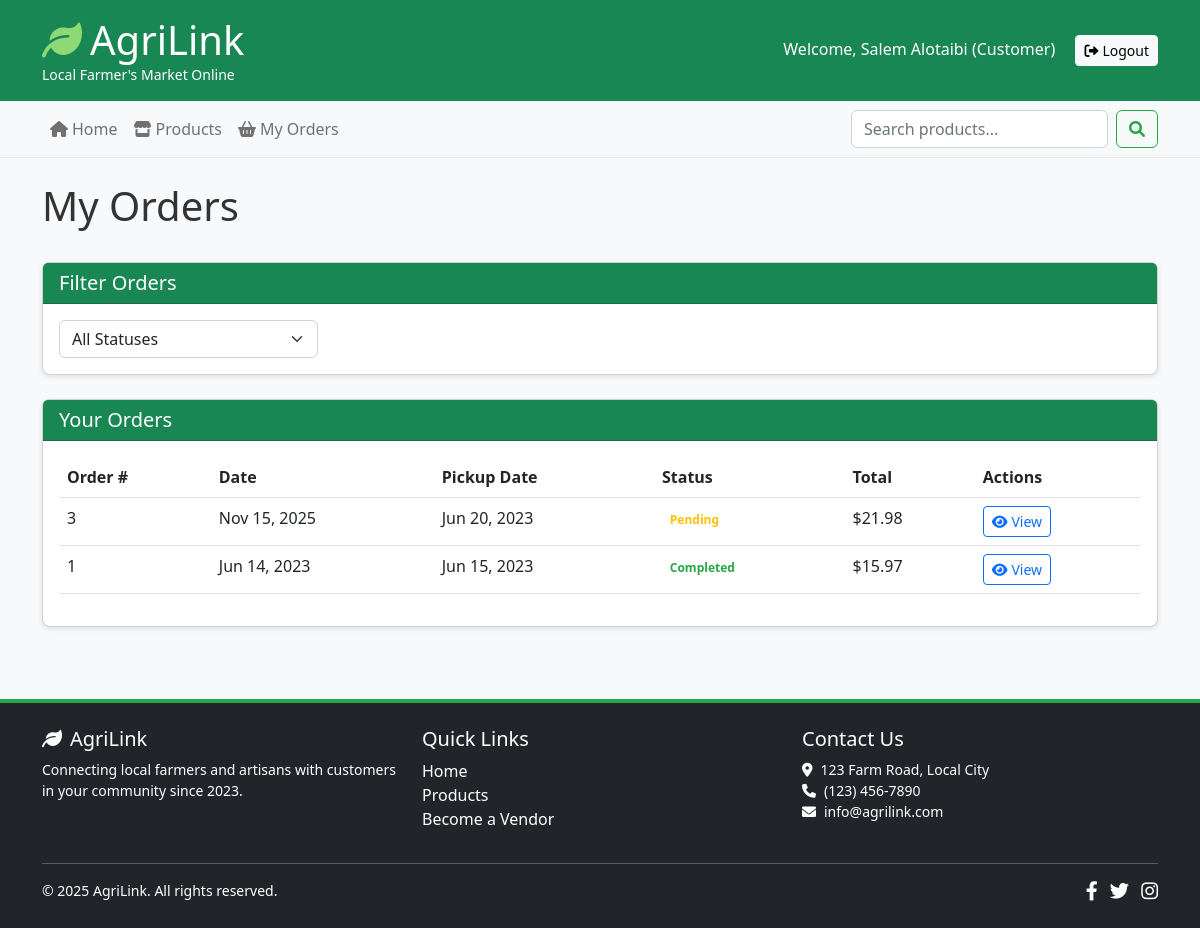
Page /presentation/customer/orders.php (signed in) on the committed database.
### tables this page shows
CREATE TABLE orders (
    id INT AUTO_INCREMENT PRIMARY KEY,
    user_id INT NOT NULL,
    total_amount DECIMAL(10, 2) NOT NULL,
    pickup_date DATE NOT NULL,
    status ENUM('pending', 'confirmed', 'ready', 'completed', 'cancelled') DEFAULT 'pending',
    created_at TIMESTAMP DEFAULT CURRENT_TIMESTAMP,
    updated_at TIMESTAMP DEFAULT CURRENT_TIMESTAMP ON UPDATE CURRENT_TIMESTAMP,
    FOREIGN KEY (user_id) REFERENCES users(id) ON DELETE CASCADE
);

### data/Database.php (called while the page is built, shortened)
<?php
class Database {
    private static $instance = null;
    private $connection;
    private function __construct() {
        try {
            $this->connection = new PDO(
                'mysql:host=' . DB_HOST . ';port=' . DB_PORT . ';dbname=' . DB_NAME . ';charset=utf8mb4',
                DB_USER,
                DB_PASS,
                [
                    PDO::ATTR_ERRMODE => PDO::ERRMODE_EXCEPTION,
                    PDO::ATTR_DEFAULT_FETCH_MODE => PDO::FETCH_ASSOC,
                    PDO::ATTR_EMULATE_PREPARES => false
                ]
            );
        } catch (PDOException $e) {
            die("Database connection failed: " . $e->getMessage());
        }
    }
    public static function getInstance() {
        if (self::$instance === null) {
            self::$instance = new self();
        }
        return self::$instance;
    }
    public function prepare($sql) {
        return $this->connection->prepare($sql);
    }
}

### business/SessionManager.php (called while the page is built, shortened)
<?php
class SessionManager {
    public static function isLoggedIn() {
        return isset($_SESSION['user_id']);
    }
    public static function getCurrentUserId() {
        return self::isLoggedIn() ? $_SESSION['user_id'] : null;
    }
}

### business/OrderManager.php (called while the page is built, shortened)
<?php
require_once __DIR__ . '/../data/OrderDAO.php';
class OrderManager {
    private $orderDAO;
    public function __construct() {
        $this->orderDAO = new OrderDAO();
    }
    public function getOrdersByUser($userId) {
        return $this->orderDAO->getOrdersByUser($userId);
    }
}

### data/OrderDAO.php (called while the page is built, shortened)
<?php
require_once 'Database.php';
class OrderDAO {
    private $db;
    public function __construct() {
        $this->db = Database::getInstance();
    }
    public function getOrderItems($orderId) {
        $stmt = $this->db->prepare(
            "SELECT oi.*, p.name as product_name, p.image
             FROM order_items oi
             JOIN products p ON oi.product_id = p.id
             WHERE oi.order_id = :order_id"
        );
        $stmt->execute(['order_id' => $orderId]);
        return $stmt->fetchAll();
    }
    public function getOrdersByUser($userId) {
        $stmt = $this->db->prepare(
            "SELECT * FROM orders WHERE user_id = :user_id ORDER BY created_at DESC"
        );
        $stmt->execute(['user_id' => $userId]);
        $orders = $stmt->fetchAll();
        foreach ($orders as &$order) {
            $order['items'] = $this->getOrderItems($order['id']);
        }
        return $orders;
    }
}

### presentation/customer/orders.php (the view, shortened to what this page needs)
<?php
require_once '../../business/SessionManager.php';
require_once '../../business/OrderManager.php';
$orderManager = new OrderManager();
$userId = SessionManager::getCurrentUserId();
$orders = $orderManager->getOrdersByUser($userId);
require_once '../../presentation/layouts/header.php';
require_once '../../presentation/layouts/navigation.php';
?>
<main class="container py-4">
    <div class="d-flex justify-content-between align-items-center mb-4">
        <h1>My Orders</h1>
    </div>
    <div class="card mb-4">
        <div class="card-header bg-success text-white">
            <h5 class="mb-0">Filter Orders</h5>
        </div>
        <div class="card-body">
            <form action="" method="GET" class="row g-3">
                <div class="col-md-3">
                    <select name="status" class="form-select" onchange="this.form.submit()">
                        <option value="">All Statuses</option>
                    </select>
                </div>
            </form>
        </div>
    </div>
    <?php if (empty($orders)): ?>
        <div class="alert alert-info">
            <i class="fas fa-info-circle me-2"></i>You don't have any orders yet.
            <a href="<?php echo BASE_URL; ?>presentation/common/products.php" class="alert-link">Browse products</a> to place an order.
        </div>
    <?php else: ?>
        <div class="card">
            <div class="card-header bg-success text-white">
                <h5 class="mb-0">Your Orders</h5>
            </div>
            <div class="card-body">
                <div class="table-responsive">
                    <table class="table table-hover">
                        <thead>
                            <tr>
                                <th>Order #</th>
                                <th>Date</th>
                                <th>Pickup Date</th>
                                <th>Status</th>
                                <th>Total</th>
                                <th>Actions</th>
                            </tr>
                        </thead>
                        <tbody>
                            <?php foreach ($orders as $order): ?>
                                <tr>
                                    <td><?php echo $order['id']; ?></td>
                                    <td><?php echo date('M d, Y', strtotime($order['created_at'])); ?></td>
                                    <td><?php echo date('M d, Y', strtotime($order['pickup_date'])); ?></td>
                                    <td>
                                        <span class="badge status-<?php echo $order['status']; ?>">
                                            <?php echo ucfirst($order['status']); ?>
                                        </span>
                                    </td>
                                    <td>$<?php echo number_format($order['total_amount'], 2); ?></td>
                                    <td>
                                        <a href="<?php echo BASE_URL; ?>presentation/common/order_detail.php?id=<?php echo $order['id']; ?>"
                                           class="btn btn-sm btn-outline-primary">
                                            <i class="fas fa-eye me-1"></i>View
                                        </a>
                                    </td>
                                </tr>
                            <?php endforeach; ?>
                        </tbody>
                    </table>
                </div>
            </div>
        </div>
    <?php endif; ?>
</main>
<?php require_once '../../presentation/layouts/footer.php'; ?>

### assets/css/style.css (style rules this page uses)
body { font-family: 'Segoe UI', Tahoma, Geneva, Verdana, sans-serif; background-color: #f8f9fa; color: #333; }
.card { border-radius: 8px; box-shadow: 0 2px 5px rgba(0, 0, 0, 0.1); transition: all 0.3s ease; }
.status-pending { color: #ffc107; }
.status-completed { color: #28a745; }

### rows in the picture
orders: id "3", created_at "Nov 15, 2025", pickup_date "Jun 20, 2023", status "Pending", total_amount "21.98"
orders: id "1", created_at "Jun 14, 2023", pickup_date "Jun 15, 2023", status "Completed", total_amount "15.97"

### other values in the picture
SessionManager::getCurrentUserName() "Salem Alotaibi"
SessionManager::getCurrentUserRole() "Customer"
